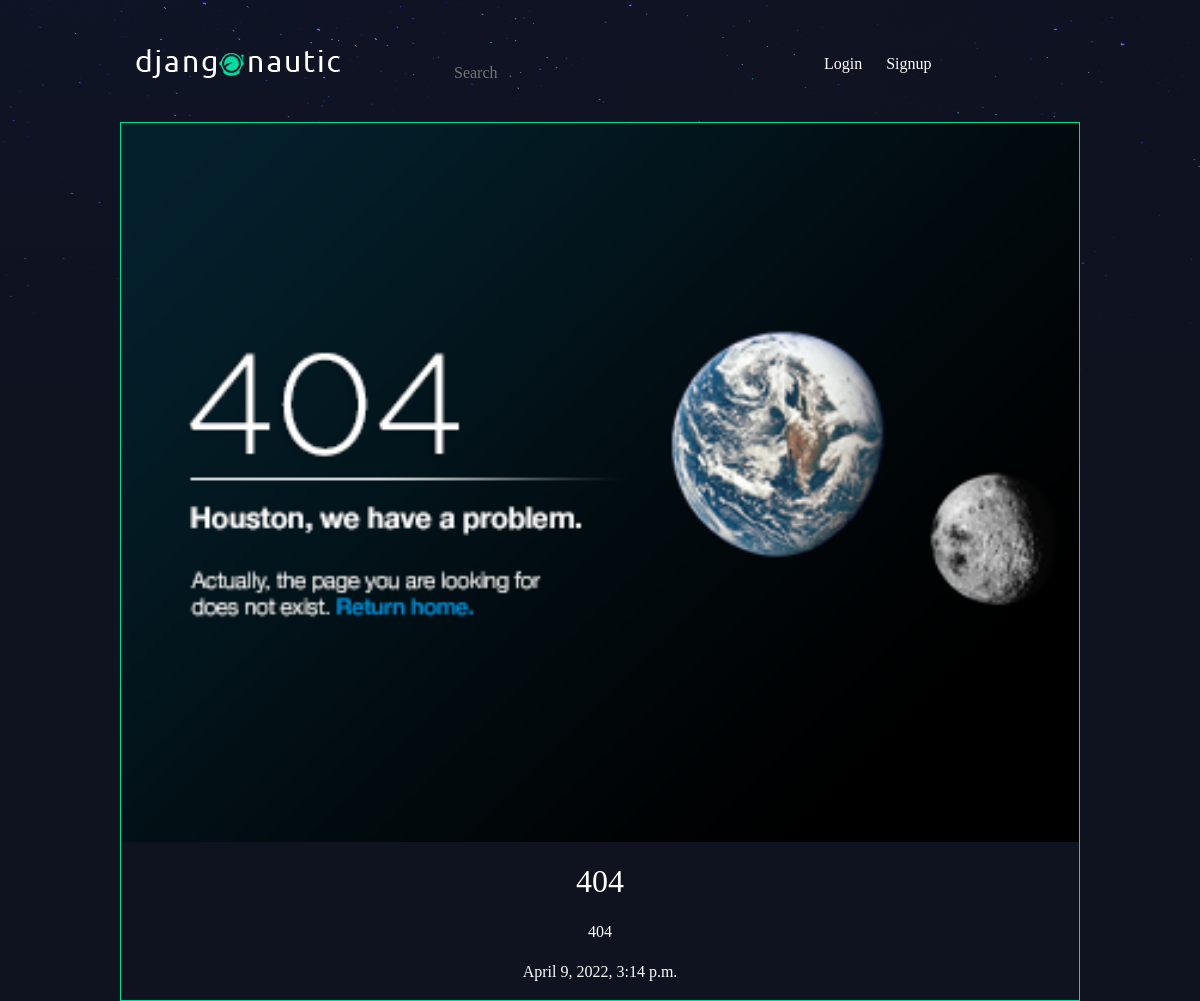
Page /9/ on the committed database.
### Articels/models.py (models this page shows, shortened)
class Article(models.Model):
    title = models.CharField(max_length=100)
    body = models.TextField()
    thumb = models.ImageField(default='default.png', blank=True, upload_to='media')
    date = models.DateTimeField(default=timezone.now())
    author = models.ForeignKey(User, on_delete=models.CASCADE, default=None)
    objects = ArticleManager()

### Articels/views.py (the view)
# urls.py: path('<int:id>/', articel_detail, name='detail'),
def articel_detail(request, id, *args, **kwargs):
    obj = Article.objects.get(id=id)
    context = {
        'object': obj
    }
    return render(request, 'Articels/articel_detail.html', context)

### Articels/templates/Articels/articel_detail.html
{% extends "base.html" %}
{% block content %}
<div class="article-detail">
  <div class="article">
    <img src="{{object.thumb.url}}">
    <h2>{{object.title}}</h2>
    <p>{{object.body}}</p>
    <p>{{object.date}}</p>
  </div>
</div>
{% endblock %}

### assets/styles.css (style rules this page uses)
body { background-color: #0f121f; background-image: url(/static/stars.png); background-repeat: no-repeat; color: #fff; }
* { font-family: Ubuntu; }
h1, h2, h3, h4, h5 { font-weight: normal; margin: 0; }
h2 { text-align: center; margin: 100px 0; font-size: 2.4em; }
.article { border: 1px solid #00dba0; padding: 10px; position: relative; padding-bottom: 40px; }
.article-detail .article { padding: 0; }
.article-detail .article img { width: 100%; }
.article-detail .article h2 { margin: 20px auto; font-size: 2em; }
.article-detail .article p { text-align: center; }

### rows in the picture
Article: thumb (picture), title "404", body "404", date "April 9, 2022, 3:14 p.m."
